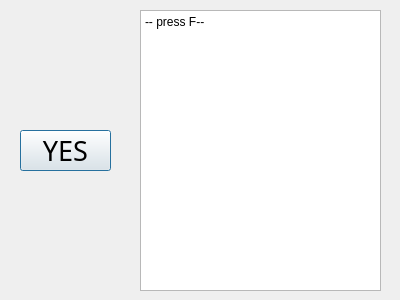
<?xml version="1.0" encoding="UTF-8"?>
<ui version="4.0">
 <class>DialogMerchant</class>
 <widget class="QDialog" name="DialogMerchant">
  <property name="geometry">
   <rect>
    <x>0</x>
    <y>0</y>
    <width>400</width>
    <height>300</height>
   </rect>
  </property>
  <property name="windowTitle">
   <string>Dialog</string>
  </property>
  <widget class="QPushButton" name="pushButton">
   <property name="geometry">
    <rect>
     <x>20</x>
     <y>130</y>
     <width>91</width>
     <height>41</height>
    </rect>
   </property>
   <property name="font">
    <font>
     <family>华文新魏</family>
     <pointsize>20</pointsize>
    </font>
   </property>
   <property name="text">
    <string>YES</string>
   </property>
  </widget>
  <widget class="QPlainTextEdit" name="talkWithMer">
   <property name="geometry">
    <rect>
     <x>140</x>
     <y>10</y>
     <width>241</width>
     <height>281</height>
    </rect>
   </property>
   <property name="whatsThis">
    <string/>
   </property>
   <property name="plainText">
    <string>-- press F--</string>
   </property>
  </widget>
 </widget>
 <resources/>
 <connections/>
</ui>
